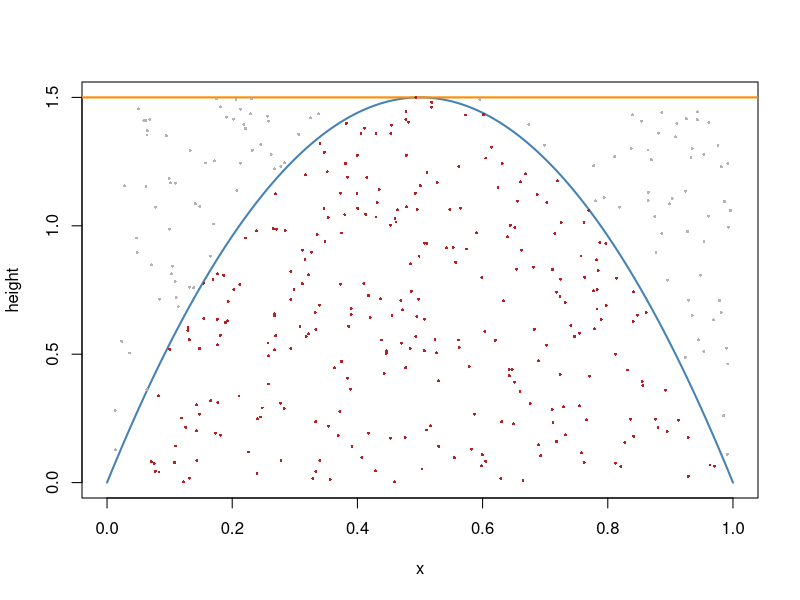

The R script that drew this image:
## ---- chunk 1
knitr::opts_chunk$set(echo = FALSE, warning = FALSE, message = FALSE, fig.align = "center")
## ---- chunk 2
set.seed(1)
n <- 400
y <- runif(n); v <- runif(n, 0, 1.5)
f <- 6 * y * (1 - y)
acc <- v <= f
x <- seq(0, 1, length.out = 200)
plot(x, 6 * x * (1 - x), type = "l", col = "steelblue", lwd = 2,
     ylim = c(0, 1.5), xlab = "x", ylab = "height")
abline(h = 1.5, col = "darkorange", lwd = 2)
points(y[!acc], v[!acc], pch = 16, cex = 0.4, col = "grey70")
points(y[acc], v[acc], pch = 16, cex = 0.4, col = "firebrick")
